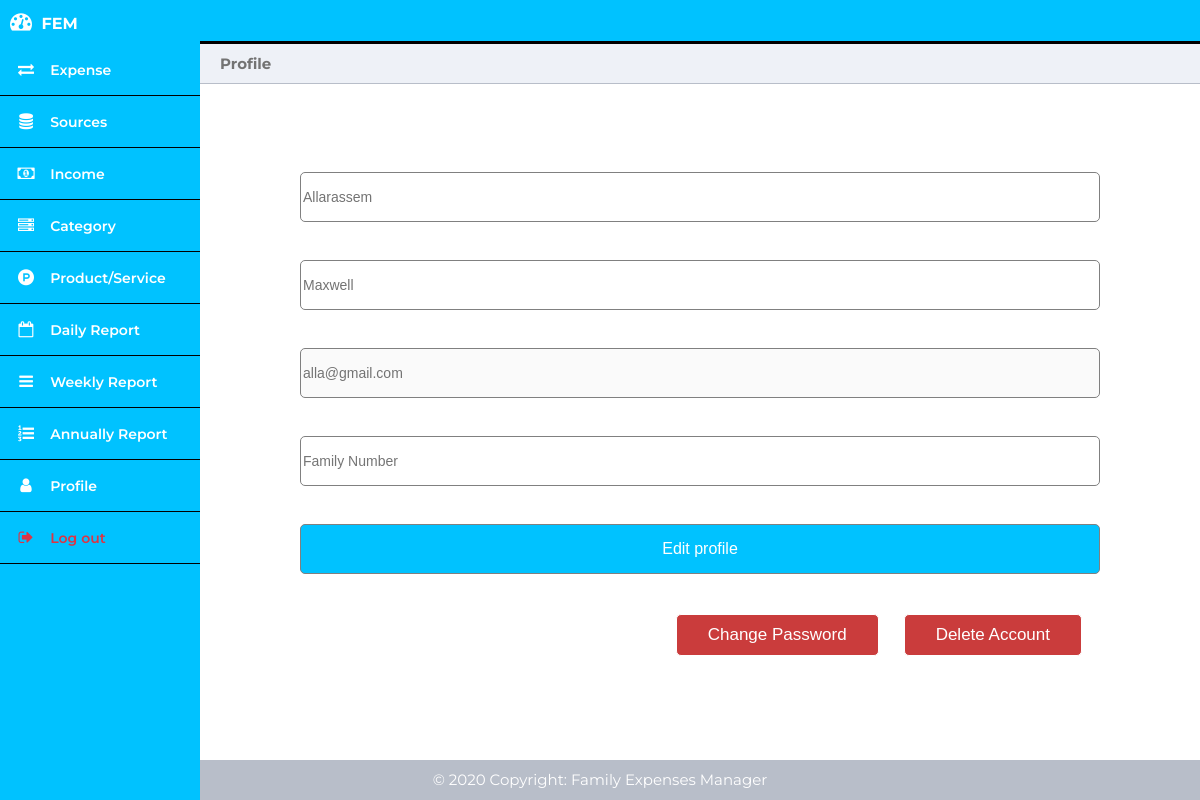
Screenshot of /profile.php (signed in) with the database file from the repository.
### tables this page shows
CREATE TABLE `User` (
  `user_id` int(11) NOT NULL,
  `first_name` varchar(50) NOT NULL,
  `last_name` varchar(50) NOT NULL,
  `user_email` varchar(100) NOT NULL,
  `family_number` int(3) NOT NULL DEFAULT 0,
  `is_admin` tinyint(1) NOT NULL DEFAULT 0,
  `user_password` varchar(200) NOT NULL,
  `created_at` date NOT NULL DEFAULT current_timestamp()
);

### profile.php (the view, shortened to what this page needs)
<?php
	require_once('config/db_connection.php');
	$user_id = $_SESSION['user_id'];
	$query   = "SELECT * FROM User WHERE user_id = '$user_id'";
	$results = mysqli_query($con, $query);
	if (mysqli_num_rows($results) == 1) {
		$profile_data = $results->fetch_assoc();
	}
?>
<!DOCTYPE html>
<html>
	<head>
		<link rel="stylesheet" href="css/dashboard.css">
        <link rel="stylesheet" href="https://cdnjs.cloudflare.com/ajax/libs/font-awesome/4.7.0/css/font-awesome.min.css">
	</head>
	<body>
		<?php include('header.php'); ?>
		<div class="main-content">
			<div class="title-left"  style="font-size: 15px; color: #737373;">
				Profile
			</div>
            <div class="table-top-space"></div>
            <form class="profile-edit-form" method="POST">
				<div>
					<?php include('errors.php'); ?><br>
				</div>
				<div>
                    <?php include('success.php'); ?><br>
                </div>
				<div>
					<input  style="font-size: 14px; color: #737373;" type="text" name="first_name" placeholder="First name" value="<?php echo $profile_data['first_name']; ?>">
				</div><br><br>
				<div>
					<input  style="font-size: 14px; color: #737373;" type="text" name="last_name" placeholder="Last name" value="<?php echo $profile_data['last_name']; ?>">
				</div><br><br>
				<div>
					<input  style="font-size: 14px; color: #737373;" type="email" name="email" placeholder="Email" disabled value="<?php echo $profile_data['user_email']; ?>">
				</div><br><br>
				<div>
					<input  style="font-size: 14px; color: #737373;" type="number" name="family_number" placeholder="Family Number">
				</div><br><br>
                <div>
                    <input class="button-primary" type="submit" name="update_profile" value="Edit profile">
                </div>
            </form>
			<div class="table-bottom-space"></div>
			<div class="table-total profile">
				<button name="delete_account" class="button-error">Delete Account</button>
			</div>
			<div class="table-total">
				<button id="myBtn" class="button-error">Change Password</button>
			</div>
		</div>
		<?php include_once("footer.php"); ?>
	</body>
</html>

### css/dashboard.css (style rules this page uses)
* { box-sizing: border-box; }
body { margin: 0; padding: 0; font-family: montserrat; }
.button-success, .button-error, .button-warning, .button-secondary, .button-error-total, .button-light-total, .button-primary-total { border-radius: 5px; border: 1px solid; display: inline-block; cursor: pointer; color: #ffffff; font-size:17px; padding:10px 31px; text-decoration: none; }
.button-primary { background: #00C2FF; color: white; cursor: pointer; }
.button-error { background: rgb(202, 60, 60); }
.table-top-space { padding-top: 50px; }
.table-bottom-space { padding-top: 40px; }
.table-total { float: right; padding-right: 2.5%; }
.main-content { padding: 40px; margin-top: 0; padding: 0; padding-top: 44px; height: 100%; overflow: scroll; }
.main-content .title-left { background-color: #eef1f7; border-bottom: 1px solid #b8bec9; padding: 10px 20px; font-weight: 700; color: #333; font-size: 16px; }
input { height: 50px; width: 80%; margin-left: 10%; margin-right: 10%; padding: 15px 2px; font-size: 16px; border-radius: 5px; border: 1px solid gray; }
@media only screen and (min-width: 300px) { .profile { margin-right: 17px; } }
@media only screen and (min-width: 600px) { .main-content { margin-left: 70px; } }
@media only screen and (min-width: 600px) { .profile { margin-right: 53px; } }
@media only screen and (min-width: 800px) { .profile { margin-right: 63px; } }
@media only screen and (min-width: 800px) { .main-content { margin-left: 200px; } }
@media screen and (min-width: 1024px) { .profile { margin-right: 93px; } }

### rows the page displays
user: first_name "Allarassem", last_name "Maxwell", email "alla@gmail.com"
